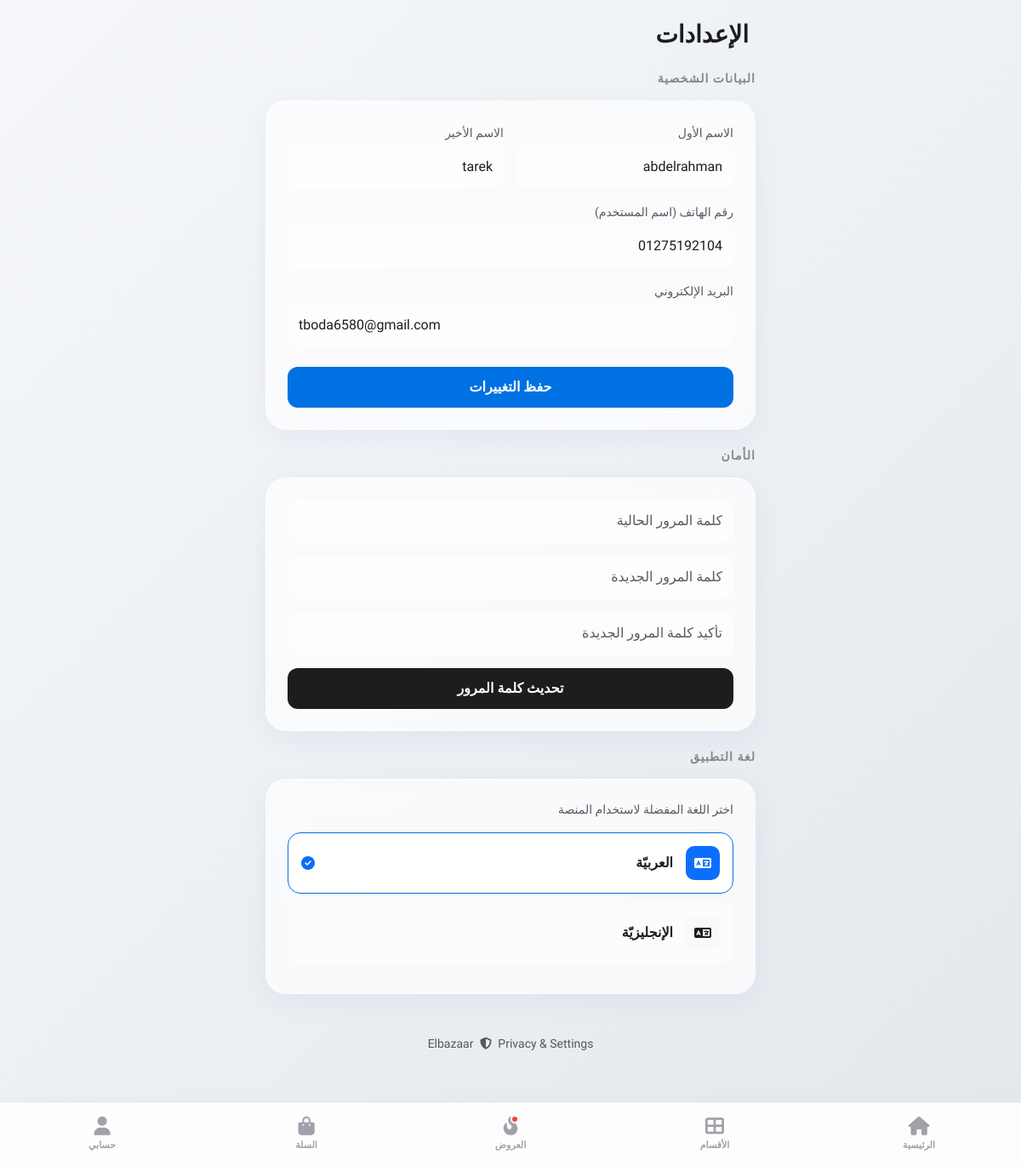
The app's page /ar/accounts/settings/ (signed in), older data.
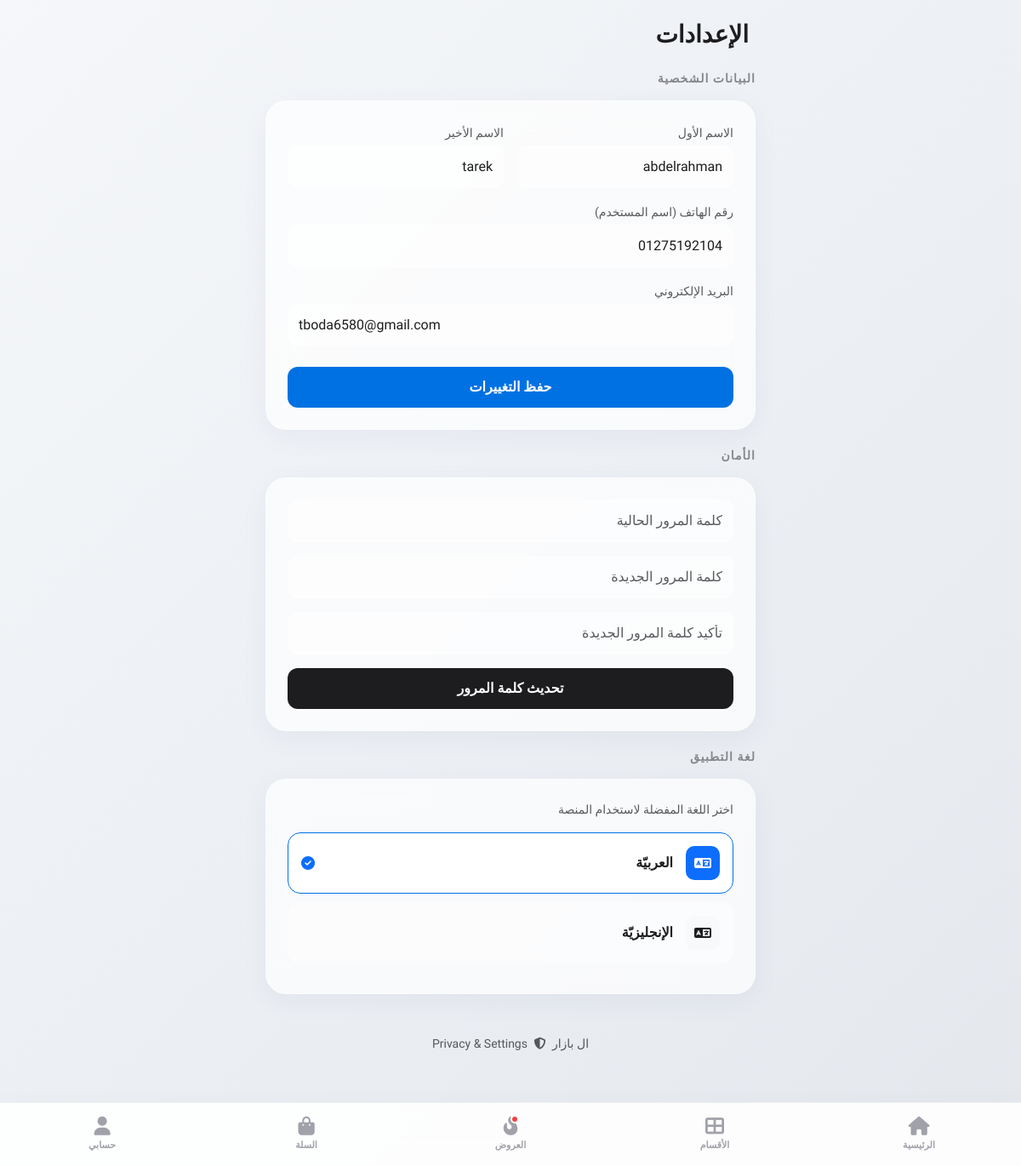
The same page, newer data.
### store/models.py (models this page shows, shortened)
class SiteSetting(models.Model):
    country = models.OneToOneField('accounts.Country', on_delete=models.CASCADE, related_name='site_settings', verbose_name=_("الدولة"), null=True, blank=True)
    site_name = models.CharField(max_length=100, default="Elbazaar", verbose_name=_("اسم الموقع/الفرع"))
    platform_fee_fixed = models.DecimalField(max_digits=10, decimal_places=2, default=3.00, verbose_name=_("رسوم ثابتة"))
    platform_fee_percentage = models.DecimalField(max_digits=5, decimal_places=2, default=2.75, verbose_name=_("نسبة العمولة (%)"))
    min_withdrawal_amount = models.DecimalField(max_digits=10, decimal_places=2, default=50.00, verbose_name=_("الحد الأدنى للسحب"))
    min_wallet_balance = models.DecimalField(max_digits=10, decimal_places=2, default=200.00, verbose_name=_("المبلغ المحجوز في المحفظة"))
    min_active_balance = models.DecimalField(max_digits=10, decimal_places=2, default=-500.00, verbose_name=_("الحد الأدنى لتفعيل المنتجات"))
    pending_balance_release_hours = models.PositiveIntegerField(default=24, verbose_name=_("مدة تعليق الرصيد (ساعة)"))
    fawaterk_fee_percentage = models.DecimalField(max_digits=5, decimal_places=2, default=2.00, verbose_name="نسبة رسوم Fawaterk (%)")
    fawaterk_fee_fixed = models.DecimalField(max_digits=10, decimal_places=2, default=2.00, verbose_name="رسوم Fawaterk الثابتة")
    referral_reward_limit_orders = models.IntegerField(default=1, verbose_name="عدد الطلبات المؤهلة للمكافأة")
    referral_grace_period_hours = models.IntegerField(default=24, verbose_name="مهلة إدخال كود الدعوة (ساعة)")
    referral_discount_limit_pct = models.IntegerField(default=10, verbose_name="أقصى نسبة خصم للمنتج (%)")
    referral_discount_max_amount = models.DecimalField(max_digits=10, decimal_places=2, default=100.00, verbose_name="الحد الأقصى المالي للخصم (بالعملة المحلية)")
    referral_reward_percentage = models.DecimalField(max_digits=5, decimal_places=2, default=10.00, verbose_name="نسبة المكافأة من الطلب (%)")
    referral_reward_max_amount = models.DecimalField(max_digits=10, decimal_places=2, default=100.00, verbose_name="الحد الأقصى المالي للمكافأة (بالعملة المحلية)")
    referral_reward_validity_days = models.PositiveIntegerField(default=30, verbose_name="صلاحية رصيد المكافأة (أيام)")
    banner_image = models.ImageField(upload_to='banners/', blank=True, null=True, verbose_name=_("صورة البانر"))
    class PaymentGateway(models.TextChoices):
        PAYMOB = 'PAYMOB', 'باي موب (Paymob)'
        FAWATERK = 'FAWATERK', 'فواتيرك (Fawaterk)'
    active_payment_gateway = models.CharField(
        max_length=20, choices=PaymentGateway.choices,
        default=PaymentGateway.FAWATERK, verbose_name="بوابة الدفع الفعالة"
    )

### accounts/views.py (the view, shortened to what this page needs)
# urls.py: path('settings/', views.user_settings, name='user_settings'),
@login_required
def user_settings(request):
    return render(request, 'account/settings.html', {'languages': settings.LANGUAGES})

### accounts/context_processors.py (called while the page is built)
def mobile_app_detector(request):
    user_agent = request.META.get('HTTP_USER_AGENT', '')
    is_mobile_app = 'ElbazaarApp' in user_agent
    return {
        'is_mobile_app': is_mobile_app
    }

### store/context_processors.py (called while the page is built)
def site_settings(request):
    settings = SiteSetting.objects.first()
    return {'site_settings': settings}

def global_country_context(request):
    has_country = False
    if request.user.is_authenticated and request.user.country:
        has_country = True
    elif request.session.get('user_country_id'):
        has_country = True
    return {
        'user_has_country': has_country,
        'available_countries': Country.objects.filter(is_active=True)
    }

def active_promo_popup(request):
    now = timezone.now()
    promo = PromoPopup.objects.filter(
        is_active=True,
        start_time__lte=now,
        end_time__gt=now
    ).first()
    return {'active_promo': promo}

### templates/account/settings.html (shortened to what this page needs)
{% extends 'base.html' %}
{% load i18n %}
{% block content %}
<div class="container py-4" style="max-width: 600px;">
    <h3 class="fw-bold mb-4 px-2">{% trans "الإعدادات" %}</h3>
    <div class="section-title">{% trans "البيانات الشخصية" %}</div>
    <div class="glass-card">
        <form method="POST">
            <div class="row g-3">
                <div class="col-6">
                    <label class="small text-muted mb-1">{% trans "الاسم الأول" %}</label>
                    <input type="text" name="first_name" class="form-control form-control-glass" value="{{ request.user.first_name }}">
                </div>
                <div class="col-6">
                    <label class="small text-muted mb-1">{% trans "الاسم الأخير" %}</label>
                    <input type="text" name="last_name" class="form-control form-control-glass" value="{{ request.user.last_name }}">
                </div>
                <div class="col-12">
                    <label class="small text-muted mb-1">{% trans "رقم الهاتف (اسم المستخدم)" %}</label>
                    <input type="text" name="phone" class="form-control form-control-glass" value="{{ request.user.phone_primary }}">
                </div>
                <div class="col-12">
                    <label class="small text-muted mb-1">{% trans "البريد الإلكتروني" %}</label>
                    <input type="email" name="email" class="form-control form-control-glass" value="{{ request.user.email }}">
                </div>
            </div>
            <button type="submit" class="btn btn-apple mt-4">{% trans "حفظ التغييرات" %}</button>
        </form>
    </div>
    <div class="section-title">{% trans "الأمان" %}</div>
    <div class="glass-card">
        <form method="POST">
            <div class="mb-3">
                <input type="password" name="old_password" class="form-control form-control-glass" placeholder="{% trans 'كلمة المرور الحالية' %}">
            </div>
            <div class="mb-3">
                <input type="password" name="new_password1" class="form-control form-control-glass" placeholder="{% trans 'كلمة المرور الجديدة' %}">
            </div>
            <div class="mb-3">
                <input type="password" name="new_password2" class="form-control form-control-glass" placeholder="{% trans 'تأكيد كلمة المرور الجديدة' %}">
            </div>
            <button type="submit" class="btn btn-apple" style="background: #1d1d1f;">{% trans "تحديث كلمة المرور" %}</button>
        </form>
    </div>
    <div class="section-title">{% trans "لغة التطبيق" %}</div>
    <div class="glass-card">
        <p class="small text-muted mb-3">{% trans "اختر اللغة المفضلة لاستخدام المنصة" %}</p>
        {% get_current_language as CURRENT_LANG %}
        {% for lang_code, lang_name in languages %}
            <form action="{% url 'set_language' %}" method="post" id="lang-form-{{ lang_code }}">
                <div class="lang-option {% if CURRENT_LANG == lang_code %}active{% endif %}" onclick="document.getElementById('lang-form-{{ lang_code }}').submit();">
                    <div class="d-flex align-items-center">
                        <div class="icon-box {% if CURRENT_LANG == lang_code %}bg-primary text-white{% else %}bg-light{% endif %}">
                            <i class="fas fa-language"></i>
                        </div>
                        <span class="fw-bold">{{ lang_name }}</span>
                    </div>
                    {% if CURRENT_LANG == lang_code %}
                        <i class="fas fa-check-circle text-primary"></i>
                    {% endif %}
                </div>
            </form>
        {% endfor %}
    </div>
    <div class="text-center mt-5 mb-4">
        <p class="text-muted small">{{ site_settings.site_name|default:"Elbazaar" }} <i class="fas fa-shield-alt mx-1"></i> Privacy & Settings</p>
    </div>
</div>
{% endblock %}

Row changes from the older to the newer data that the page shows:
changed SiteSetting: site_name "Elbazaar" → "ال بازار"
